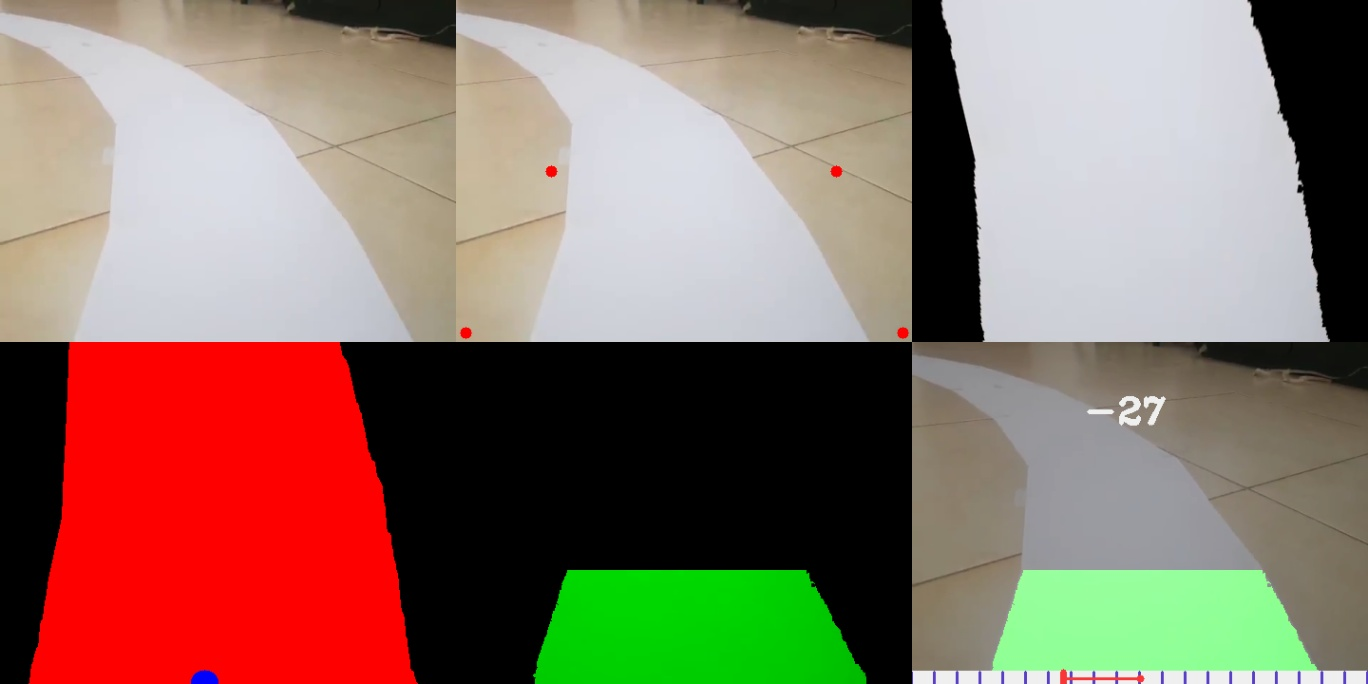
#> input picture Lane_Detection/Images/pipeline__1.jpg, 1368 x 684 px
$ python -i utils.py   (imports and definitions only)
#> lines starting #> are read from the running program, lines starting #| are printed output that depends on the picture; after the words box and inside, x2 and y2 are one past the last pixel; in counts of white or black regions, pixels touching at a corner belong together
#> further down, picture is the input picture: shape (684, 1368, 3); mean B, G, R 103.5, 117.5, 140.5
import cv2
import numpy as np


def threshold_image(image):
    lower_white = np.array([70, 0, 0])
    upper_white = np.array([179, 255, 255])

    hsv_image = cv2.cvtColor(image, cv2.COLOR_BGR2HSV)
#> hsv_image: shape (684, 1368, 3); mean H, S, V 45.1, 65.2, 153.7
    white_mask = cv2.inRange(hsv_image, lower_white, upper_white)
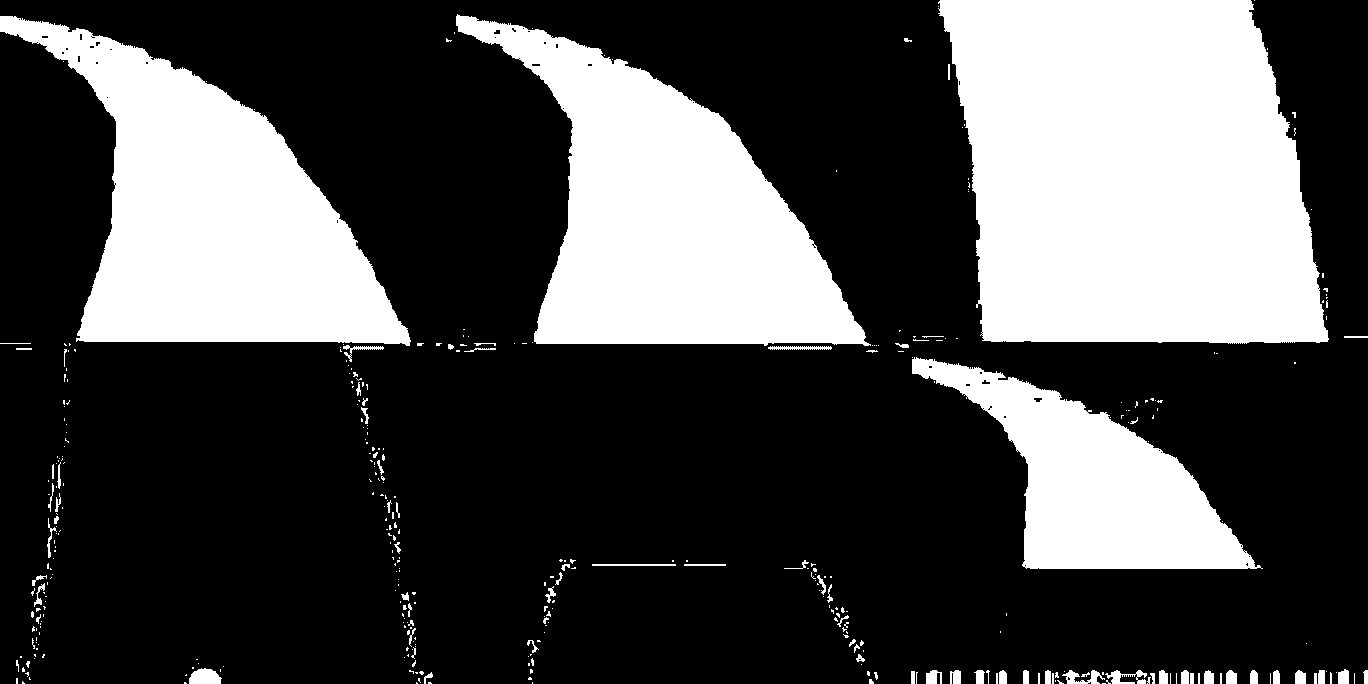
#> white_mask: shape (684, 1368); 30% white; 391 white regions (303 under 20 px), largest, box (x1, y1, x2, y2) and area: (938, 0, 1329, 344) 111794, (456, 14, 871, 346) 65292, (0, 16, 411, 346) 64768
    thresholded_image = cv2.bitwise_and(image, image, mask=white_mask)
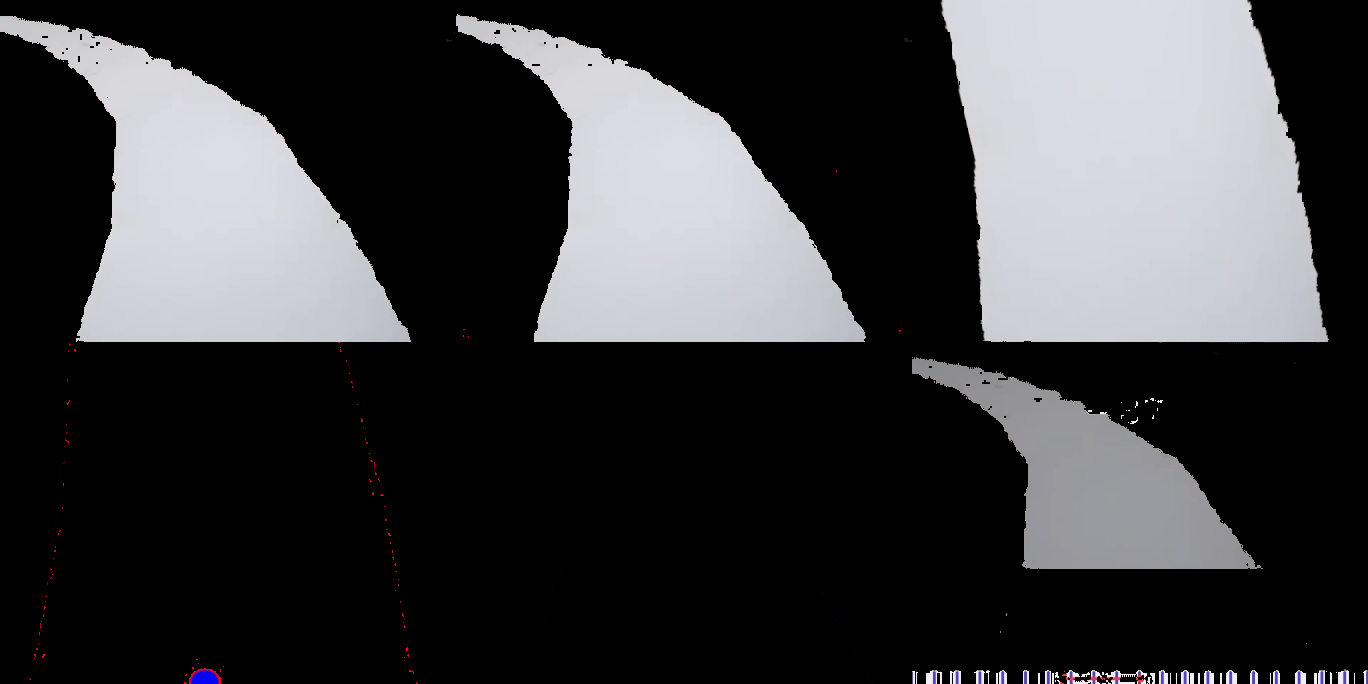
#> thresholded_image: shape (684, 1368, 3); mean B, G, R 62.4, 60.2, 60

    return thresholded_image


# [117 lines left out: functions warp_image, draw_points, pixel_summation, stack_images, not called in this run]

>>> import cv2
>>> picture = cv2.imread('Images/pipeline__1.jpg')
>>> result = threshold_image(picture)
